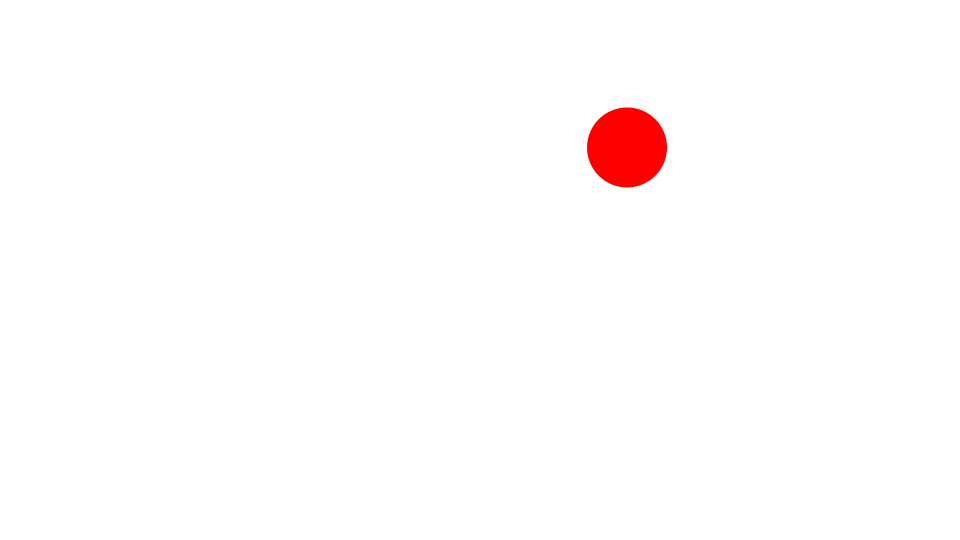
Frame 1 (no input)
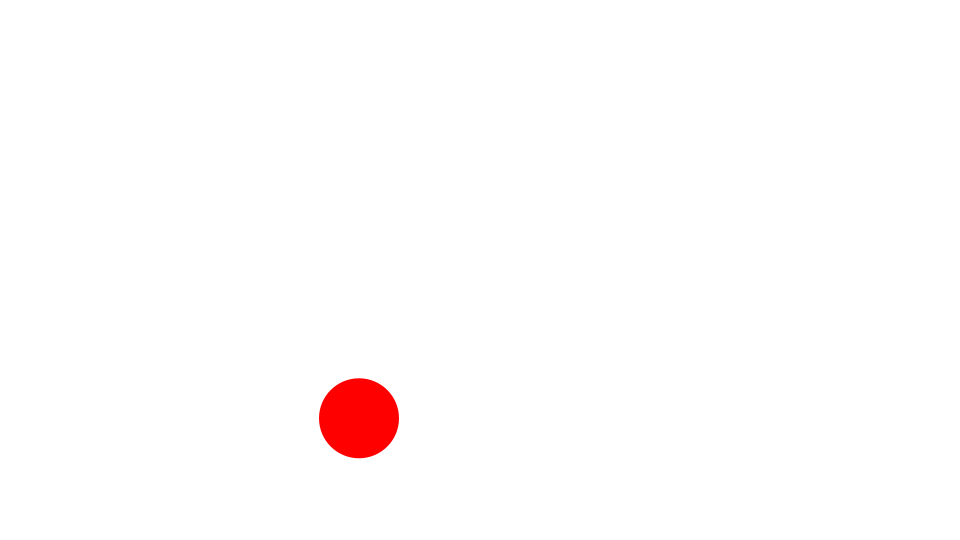
Frame 60 (the mouse pressed at the canvas centre just before this capture)
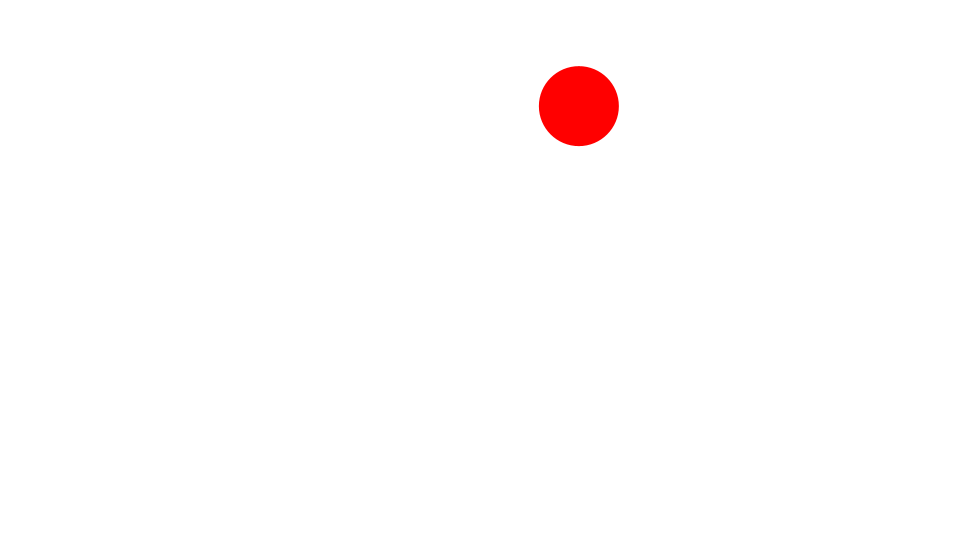
Frame 120 (the mouse held since frame 60 and released just before this capture)

The Processing sketch that drew these frames (run headless with seeded random() and noise(); from frame 60 on, the mouse is pressed at the canvas centre):

// Processing sketch: Rotate2
// ── Rotate2.pde
Ball ball;
float vr = 0.05;
float cosine = cos(vr);
float sine = sin(vr);

void setup() {
  size(960, 540);
  frameRate(30);
  initialize();
}

void initialize() {
  smooth();
  noStroke();
  ball = new Ball();
  ball.x = random(width);
  ball.y = random(height);
  ball.radius = 40;
  ball.setFillColor(color(255, 0, 0));
}

void draw() {
  background(255);

  float x1 = ball.x - width / 2;
  float y1 = ball.y - height / 2;
  float x2 = cosine * x1 - sine * y1;
  float y2 = cosine * y1 + sine * x1;
  ball.x = width / 2 + x2;
  ball.y = height / 2 + y2;
  ball.update();
}

////////////////////////////////

class Ball extends Sprite {
  float radius;
  
  Ball(){
    super();
  }
  
  void draw(){
    if(dist(mouseX, mouseY, x, y) < radius) {
      isRollOver = true;
    }else{
      isRollOver = false;
    }
    ellipse(0, 0, radius*2, radius*2);
  }
}

////////////////////////////////

class Sprite {
  float x, y;
  float scaleX, scaleY;
  float width, height;
  float rotation;
  boolean visible;
  color strokeColor;
  color fillColor;
  Boolean isStroke;
  Boolean isFill;
  Boolean isRollOver;
  Boolean locked;
  float xoff, yoff;
 
  Sprite() {
    x = 0.0;
    y = 0.0;
    scaleX = 1.0;
    scaleY = 1.0;
    rotation = 0.0;
    strokeColor = color(0);
    fillColor = color(0);
    isStroke = false;
    isFill = false;
    isRollOver = false;
    locked = false;
    visible = true;
  }
  
  void update() {
    if(! visible) return;
    pushMatrix();
    if(locked){
      x = mouseX - xoff;
      y = mouseY - yoff;
    }  
    translate(x, y);
    scale(scaleX, scaleY);
    rotate(rotation * PI / 180.0);
    if(isStroke) stroke(strokeColor);
    if(isFill) fill(fillColor);
    draw();
    popMatrix();
  }
  
  void setStrokeColor(color strokeColor) {
    this.strokeColor = strokeColor;
    isStroke = true;
  }
  
  void setFillColor(color fillColor) {
    this.fillColor = fillColor;
    isFill = true;
  }
  
  void startDrag() {
    if(isRollOver){
      locked = true;
      xoff = mouseX - x;
      yoff = mouseY - y;
    }
  }
  
  void stopDrag() {
    locked = false;
  }
  
  void draw() {}
}
